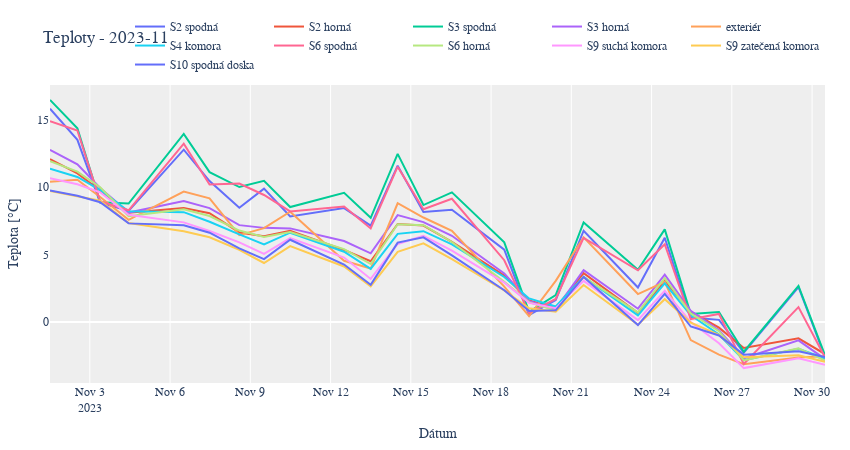
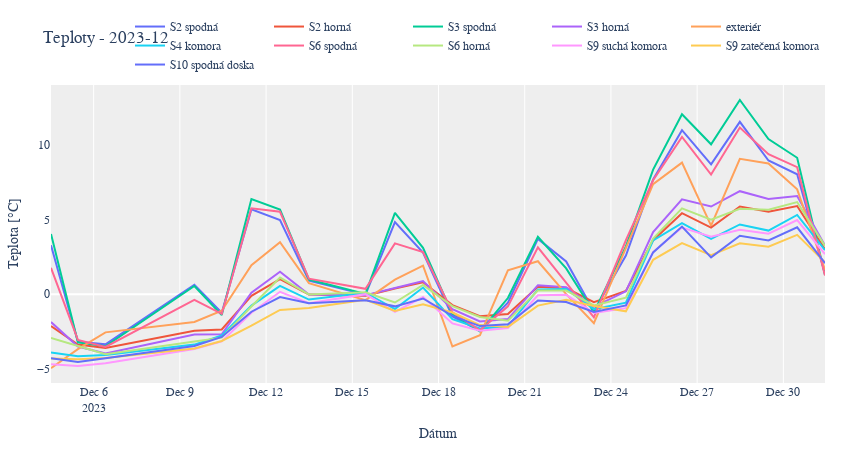
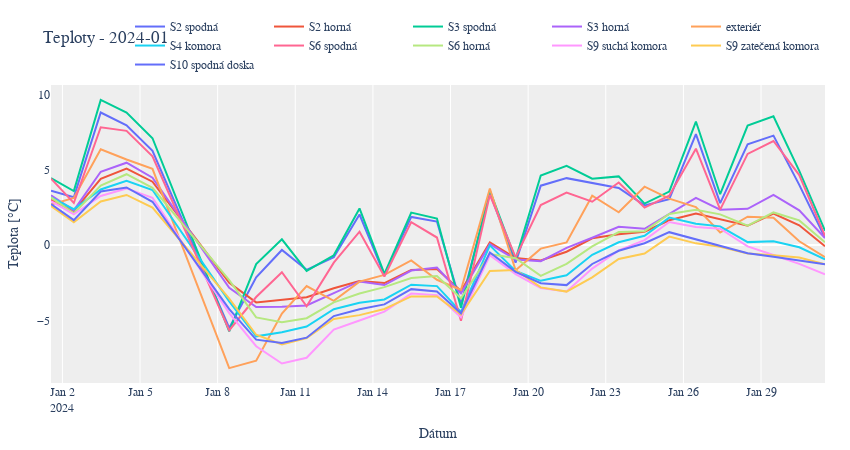
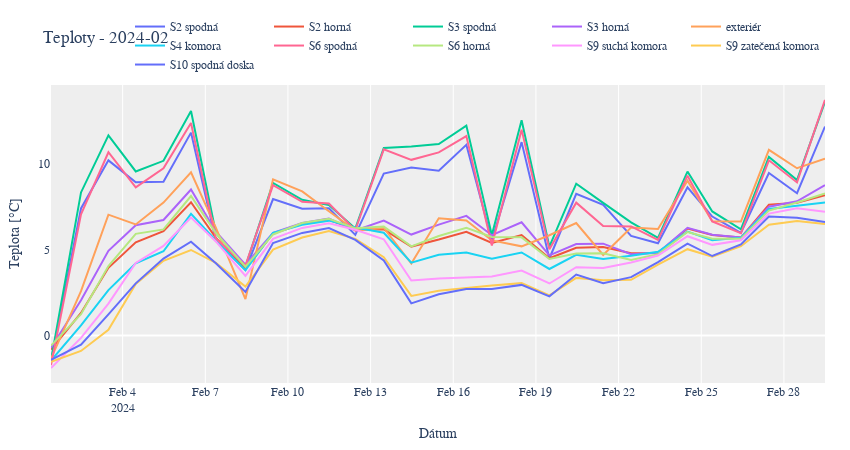

Notebook cell for these charts, in order:
### Code cell
import plotly.graph_objs as go

# Dictionary to map column names to desired names
column_mapping = {
    '2.temperature_external_1': "S2 spodná",
    '2.temperature_external_2': "S2 horná",
    '3.temperature_external_1': "S3 spodná",
    '3.temperature_external_2': "S3 horná",
    '4.temperature_external_1': "exteriér",
    '4.temperature_external_2': "S4 komora",
    '6.temperature_external_1': "S6 spodná",
    '6.temperature_external_2': "S6 horná",
    '9.temperature_external_1': "S9 suchá komora",
    '9.temperature_external_2': "S9 zatečená komora",
    '10.temperature_external_2': "S10 spodná doska"
}

# Create layout template
layout = go.Layout(
    xaxis=dict(title='Dátum'),
    yaxis=dict(title='Teplota [°C]', side='left', showgrid=False),
    legend=dict(orientation='h', yanchor='bottom',
                y=1.02, xanchor='right', x=1),
    plot_bgcolor='#EEEEEE',
    width=850,
    height=450,
    margin=dict(l=20, r=25, t=50, b=40),
    font_family="Montserrat"
)

# Group data by month
grouped_df = poprad_df.groupby(poprad_df['datetime'].dt.to_period('M'))

# Create a plot for each group
for month, group in grouped_df:
    traces = []
    for col, name in column_mapping.items():
        trace = go.Scatter(x=group['datetime'],
                           y=group[col], mode='lines', name=name)
        traces.append(trace)

    # Create figure
    fig = go.Figure(data=traces, layout=layout)
    fig.update_layout(
        title=f'Teploty - {month}', xaxis_title='Dátum', yaxis_title='Teplota [°C]')

    # Show plot
    fig.show()
